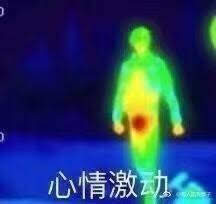
//> input picture 【20190711】图像处理导论/code/t2.jpg, 216 x 204 px
$ ./Fourier   (built with g++ and OpenCV 4)
//> lines starting //> are read from the running program, lines starting //| are printed output that depends on the picture; after the words box and inside, x2 and y2 are one past the last pixel; in counts of white or black regions, pixels touching at a corner belong together
#include <opencv2/opencv.hpp>
#include <iostream>
#include <math.h>
#include <opencv2/imgproc/imgproc.hpp>
#include <opencv2/core/core.hpp>
#include <opencv2/highgui/highgui.hpp>
using namespace cv;
using namespace std;
int main()
{
	//读取图像
	Mat src_image = imread("t2.jpg");
//> src_image is the input picture: 204 rows x 216 cols, CV_8UC3; mean B, G, R 103.2, 61.7, 38.7
	//图像读取出错处理
	if (!src_image.data)
	{
		cout << "src image load failed!" << endl;
		return -1;
	}
	//显示源图像
	namedWindow("原图像", WINDOW_NORMAL);
	imshow("原图像", src_image);
	//此处高斯去燥有助于后面二值化处理的效果
	//Mat blur_image;
	//GaussianBlur(src_image, blur_image, Size(15, 15), 0, 0);
	//imshow("GaussianBlur", blur_image);
	/*灰度变换与二值化*/
	Mat gray_image, binary_image;
	cvtColor(src_image, gray_image, COLOR_BGR2GRAY);
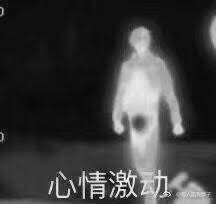
//> gray_image: 204 rows x 216 cols, CV_8UC1; min 4, max 249, mean 59.5
	threshold(gray_image, binary_image, 30, 255, THRESH_BINARY | THRESH_TRIANGLE);
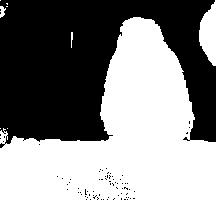
//> binary_image: 204 rows x 216 cols, CV_8UC1; 52.6% white; 77 black regions (76 under 20 px), largest, box (x1, y1, x2, y2) and area: (0, 0, 216, 148) 20744
	//imshow("binary", binary_image);
	/*形态学闭操作*/
	Mat morph_image;
	Mat kernel = getStructuringElement(MORPH_RECT, Size(3, 3), Point(-1, -1));
	morphologyEx(binary_image, morph_image, MORPH_CLOSE, kernel, Point(-1, -1), 2);
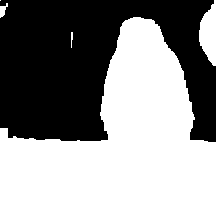
//> morph_image: 204 rows x 216 cols, CV_8UC1; 53.2% white; 1 black region
	//imshow("morphology", morph_image);

	/*查找外轮廓*/
	vector< vector<Point> > contours;
	vector<Vec4i> hireachy;
	findContours(binary_image, contours, hireachy, CV_RETR_EXTERNAL, CHAIN_APPROX_NONE, Point());
//> contours = 9 contours, 6 with area under 20; largest, box (x1, y1, x2, y2) and area: (0, 17, 216, 204) 22082, (199, 0, 216, 66) 691, (0, 6, 6, 18) 30; hireachy = 9 items, first 8: [1, -1, -1, -1], [2, 0, -1, -1], [3, 1, -1, -1], [4, 2, -1, -1], [5, 3, -1, -1], [6, 4, -1, -1], [7, 5, -1, -1], [8, 6, -1, -1]
	int l;//目标轮廓索引
	//寻找最大轮廓，即目标轮廓
	for (size_t t = 0; t < contours.size(); t++)
	{
		/*过滤掉小的干扰轮廓*/
		Rect rect = boundingRect(contours[t]);
		if (rect.width < src_image.cols / 2)
			continue;
		//if (rect.width >(src_image.cols - 20))
		l = t;//找到了目标轮廓，获取轮廓的索引
	}
//> this loop made 9 passes
//> rect on passes 1 to 9: Rect(7, 128, 1, 1), Rect(0, 128, 1, 1), Rect(71, 32, 2, 16), Rect(0, 17, 216, 187), Rect(6, 6, 2, 1), Rect(0, 6, 6, 12), Rect(6, 3, 2, 2), Rect(199, 0, 17, 66), Rect(0, 0, 1, 1)
	//画出目标轮廓
	Mat result_image = Mat::zeros(src_image.size(), CV_8UC3);
	vector< vector<Point> > draw_contours;
	draw_contours.push_back(contours[l]);
//> draw_contours = 1 contour; box (x1, y1, x2, y2) and area: (0, 17, 216, 204) 22082
	drawContours(result_image, draw_contours, -1, Scalar(255, 255, 255), 1, 8, hireachy);
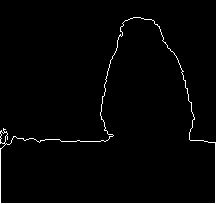
//> result_image: 204 rows x 216 cols, CV_8UC3; 1.8% white in thin lines or dots
	namedWindow("处理后", WINDOW_NORMAL);
	imshow("处理后", result_image);
	//计算轮廓的傅里叶描述子
	Point p;
	int x, y, s;
	int i = 0, j = 0, u = 0;
	s = (int)contours[l].size();
//> s = 819
	Mat src1(Size(s, 1), CV_8SC2);
//> src1 = 819 pairs, first value 0 to 0, second value 0 to 0
	float f[9000];//轮廓的实际描述子
	float fd[16];//归一化后的描述子，并取前15个
	for (u = 0; u < s; u++)
	{
		float sumx = 0, sumy = 0;
		for (j = 0; j < s; j++)
		{
			p = contours[l].at(j);
			x = p.x;
			y = p.y;
			sumx += (float)(x * cos(2 * CV_PI * u * j / s) + y * sin(2 * CV_PI * u * j / s));
			sumy += (float)(y * cos(2 * CV_PI * u * j / s) - x * sin(2 * CV_PI * u * j / s));
		}
		src1.at<Vec2b>(0, u)[0] = sumx;
		src1.at<Vec2b>(0, u)[1] = sumy;
		f[u] = sqrt((sumx * sumx) + (sumy * sumy));
	}
//> this loop made 819 passes
//> (sumx, sumy) on passes 1 to 3: (89721, 112526), (14437.1, 3779.8), (-1897.7, -16241.4)
//> after the loop, x = 134; y = 17; src1 = 819 pairs, first value -124 to 126, second value -119 to 124; f = 9000 values, max 143916.5 at index 0, min 0 at index 819, mean 35.32
	//傅立叶描述字的归一化
	f[0] = 0;
//> f = 9000 values, max 68824.7 at index 818, min 0 at index 0, mean 19.33
	fd[0] = 0;
	for (int k = 2; k < 17; k++)
	{
		f[k] = f[k] / f[1];
		fd[k - 1] = f[k];
		cout << fd[k - 1] << endl;
	}
//> this loop made 15 passes
//| 1.0957
//| 0.398502
//| 0.215583
//| 0.110168
//| 0.105187
//| 0.0436816
//| 0.083637
//| 0.0348224
//> (output is shown up to pass 8 of 15)
	//保存数据
	for (int k = 0; k < 16; k++)
	{
		FILE* fp = fopen("1.txt", "a");
		fprintf(fp, "%8f\t", fd[k]);
		fclose(fp);
	}
	FILE* fp = fopen("1.txt", "a");
	fprintf(fp, "\n");
	fclose(fp);
	waitKey();
	return 0;
}
